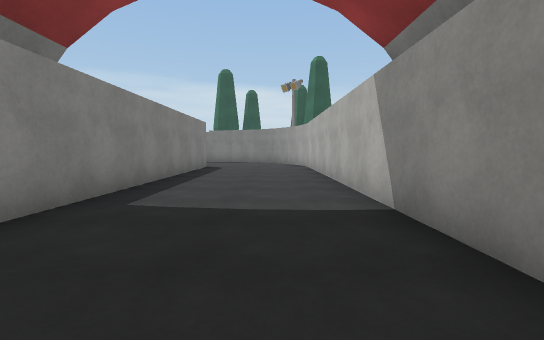
View 1 (above)

21 first-person views from a walk through a Unity game level. The camera is 1.2 m above the floor, tilts 4° down and sees 85° across. The floor is counted in squares, 2 m on a side. Each view is taken from the middle of a square. On the plan, view 1 faces up. The plan holds only what a view shows up to about 9 squares ahead; the rest is blank. The place goes on beyond the plan. Some surface patterns are stand-ins.

View 2
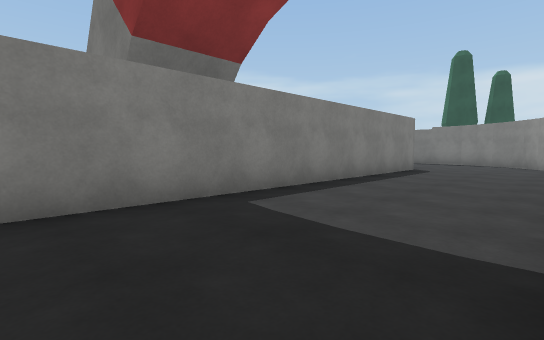

View 3
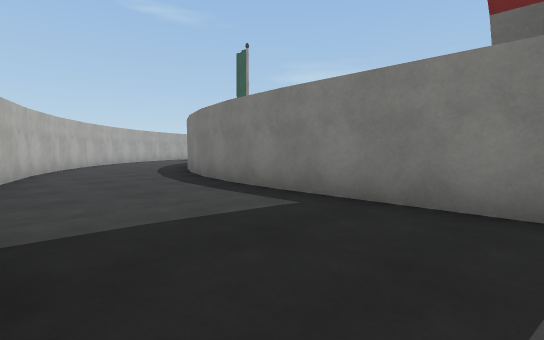

View 4
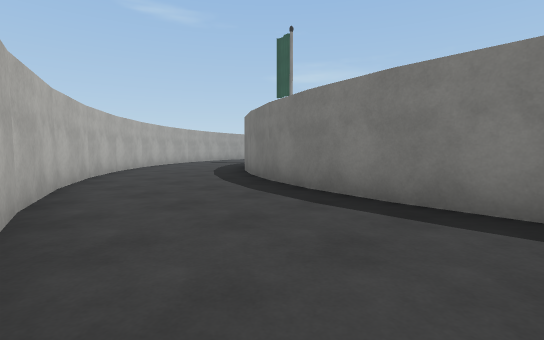

View 5
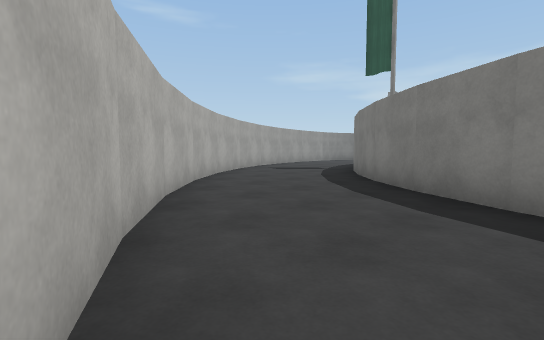

View 6
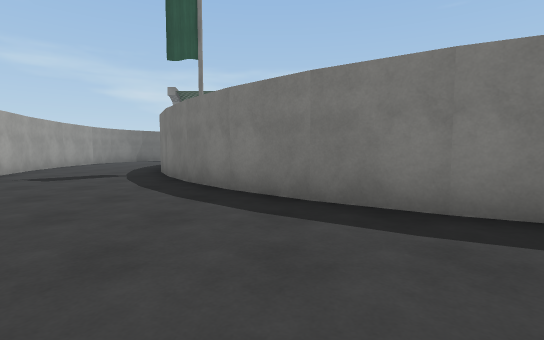

View 7
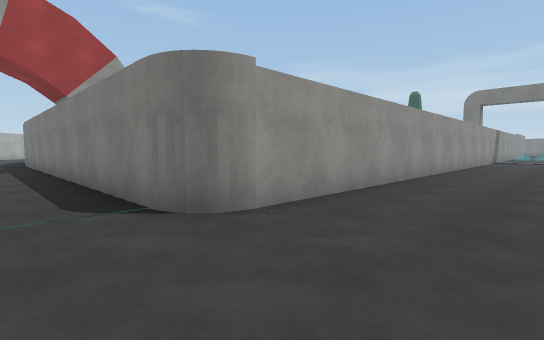

View 8
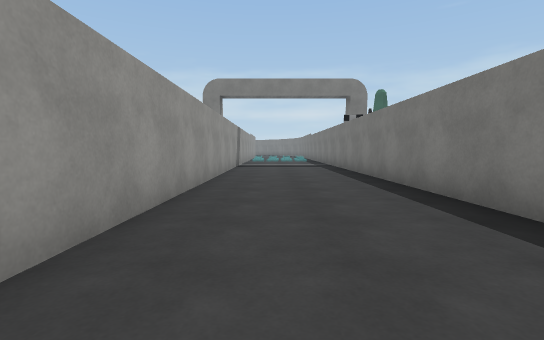

View 9
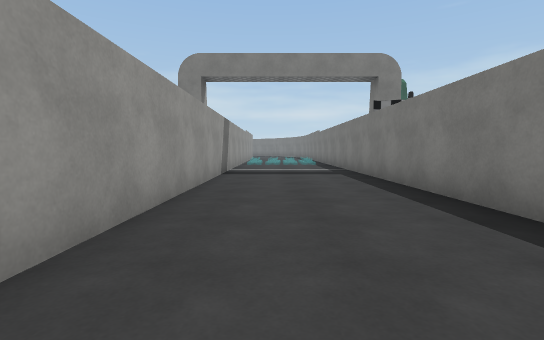

View 10
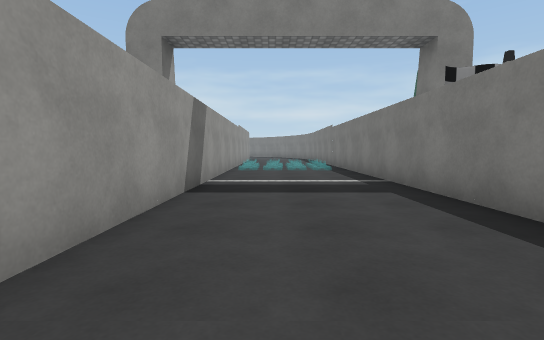

View 11
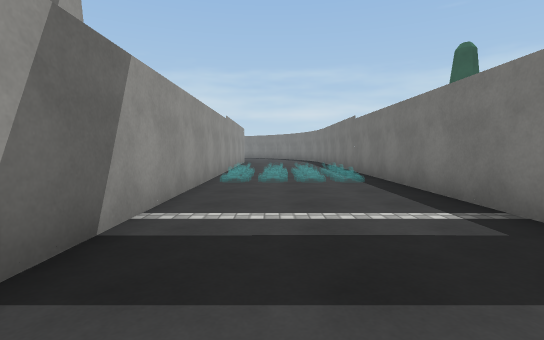

View 12
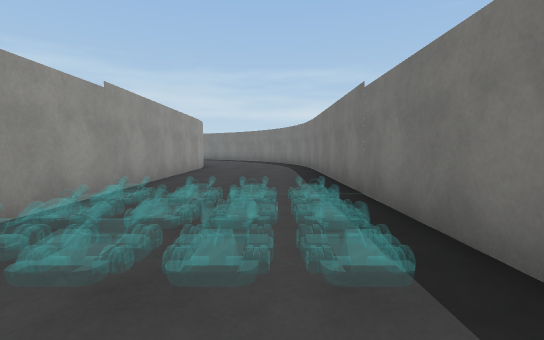

View 13
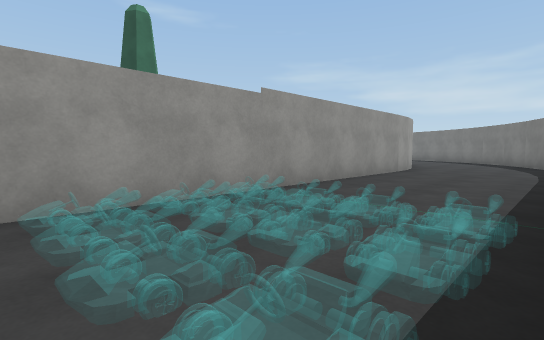

View 14
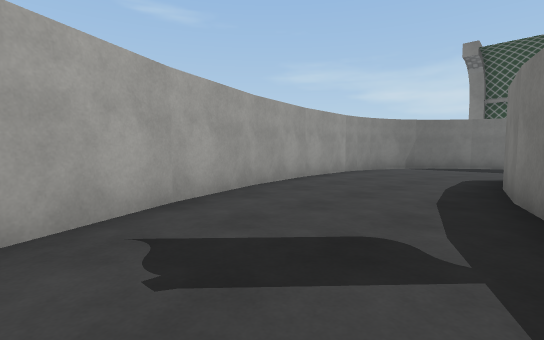

View 15
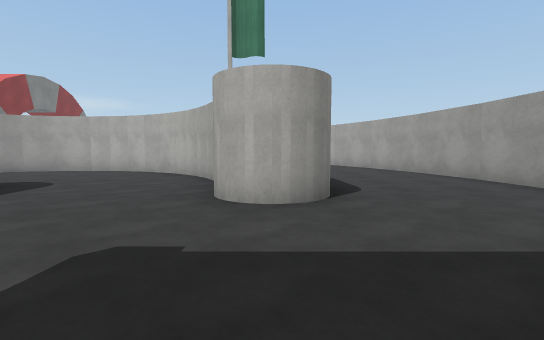

View 16
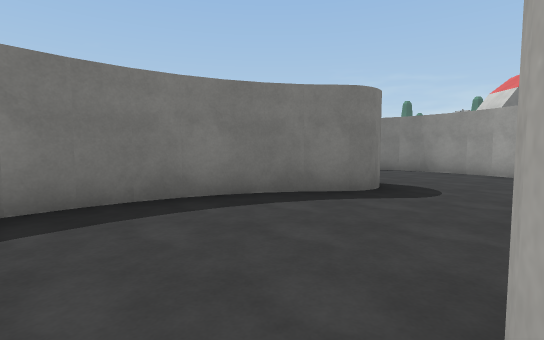

View 17
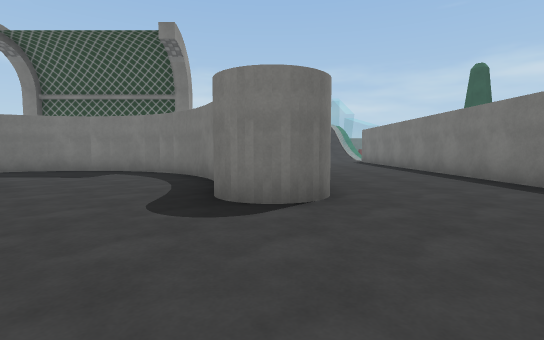

View 18
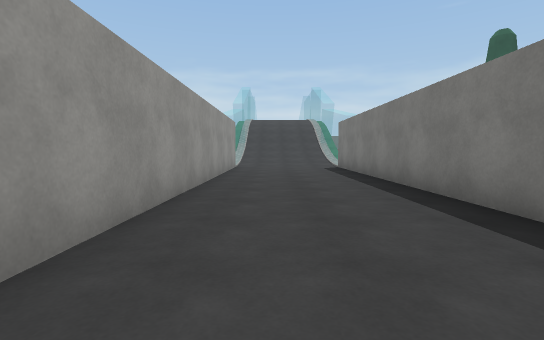

View 19
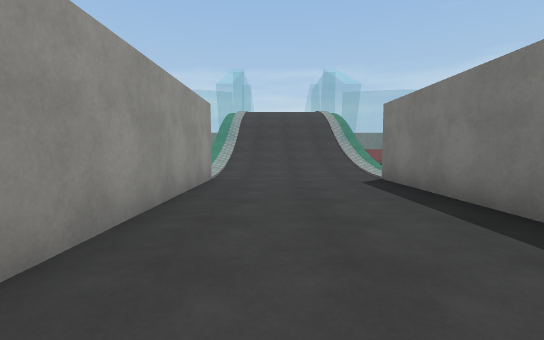

View 20
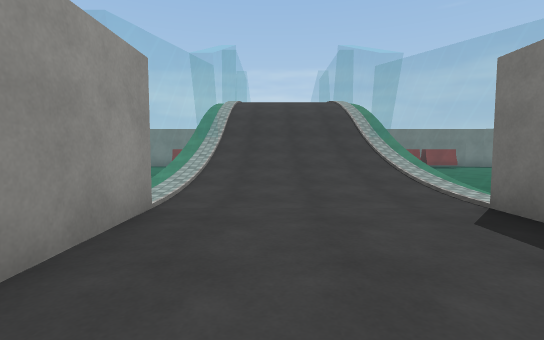

View 21
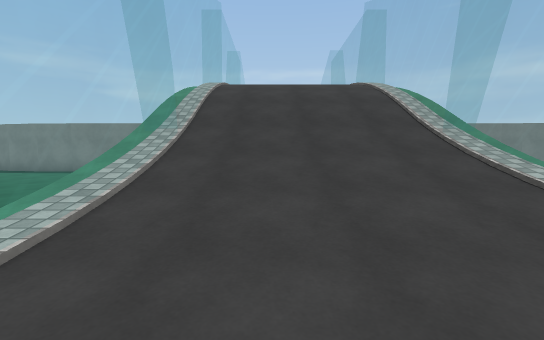

### Floor plan
Key: @ floor where view 1 was taken; # wall or solid block; . main floor; - floor 0.25 m lower than the main floor; / step, stairs or slope; = window, fence, low wall or low ledge; T tree.
Columns run from 32 left of view 1 to 2 right of it. Each row starts with its distance up from view 1.
 15            #############
 14     ########.............
 13   ..............................#
 12   ...............................
 11    ##########....................
 10             ##################....
  9                              #....#
  8                              #....#
  7                              #....#
  6                              #....#
  5         TT                   #....#
  4                              #....#
  3    --                        #....#
  2    ----                      #....#
  1       -                      #....#
  0 ======== =#########          #..@.
 -1  ////////........... ##      #...
 -2   //////..............##     #...
 -3   //////...............#     #...#
 -4   //////...............#    ##...#
 -5 ======== =##########....#   #....#
 -6                 ###....#   ##...#
 -7                ##......#  ##....#
 -8   --           #......## ##....#
 -9 ----          ##.... #####....##
-10 ---           #....#####.....##
-11               ##............##
-12                #...........##
-13                  ........##
-14                  ##.#####
-15                    ##

Where each view was taken, in squares from view 1:
view 1: 0 up, 0 right, facing up
view 2: 1 up, 1 right, facing up-left
view 3: 3 up, 1 right, facing down-left
view 4: 0 up, 1 right, facing down-left
view 5: 5 down, 0 right, facing down-left
view 6: 7 down, 1 left, facing left
view 7: 13 up, 1 left, facing down-left
view 8: 12 up, 6 left, facing left
view 9: 12 up, 9 left, facing left
view 10: 12 up, 12 left, facing left
view 11: 12 up, 15 left, facing left
view 12: 13 up, 19 left, facing left
view 13: 14 up, 20 left, facing down-left
view 14: 10 down, 6 left, facing down-left
view 15: 10 down, 17 left, facing right
view 16: 10 down, 14 left, facing up
view 17: 5 down, 9 left, facing left
view 18: 3 down, 13 left, facing left
view 19: 3 down, 17 left, facing left
view 20: 3 down, 20 left, facing left
view 21: 3 down, 23 left, facing left
